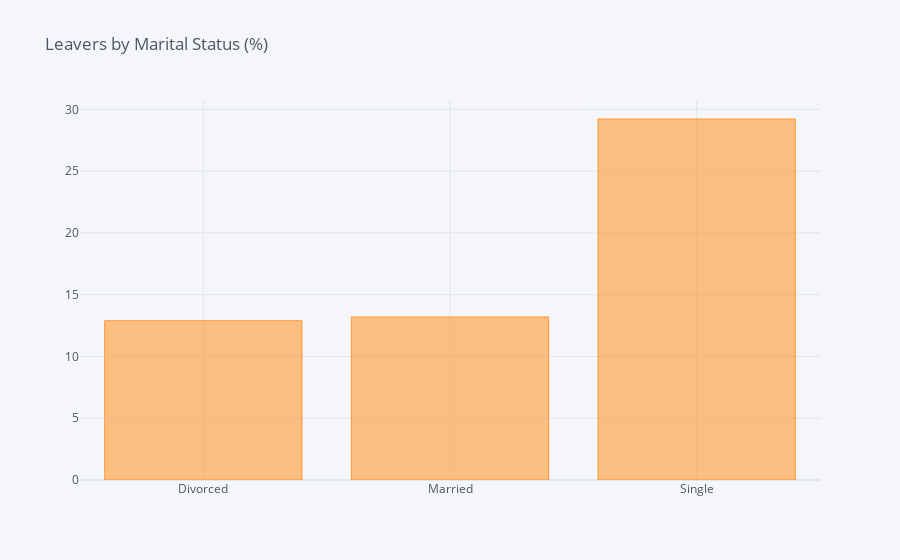

Source (notebook cell):
### Code cell
df_Marital = pd.DataFrame(columns=["MaritalStatus", "% of Leavers"])
i=0
for field in list(df['MaritalStatus'].unique()):
    ratio = df[(df['MaritalStatus']==field)&(df['Turnover']=="Yes")].shape[0] / df[df['MaritalStatus']==field].shape[0]
    df_Marital.loc[i] = (field, ratio*100)
    i += 1
    print("In {}, the ratio of leavers is {:.2f}%".format(field, ratio*100))    
df_MF = df_Marital.groupby(by="MaritalStatus").sum()
df_MF.iplot(kind='bar',title='Leavers by Marital Status (%)')

### Figure 1 — Plotly figure (JSON) as saved in the notebook; plotly's stock layout.template omitted (floating-point values rounded to 4 significant figures)
{"data": [{"marker": {"color": "rgba(255, 153, 51, 0.6)", "line": {"color": "rgba(255, 153, 51, 1.0)", "width": 1}}, "name": "% of Leavers", "orientation": "v", "text": "", "type": "bar", "x": ["Divorced", "Married", "Single"], "y": [12.89, 13.2, 29.22]}], "layout": {"legend": {"bgcolor": "#F5F6F9", "font": {"color": "#4D5663"}}, "paper_bgcolor": "#F5F6F9", "plot_bgcolor": "#F5F6F9", "title": {"font": {"color": "#4D5663"}, "text": "Leavers by Marital Status (%)"}, "xaxis": {"gridcolor": "#E1E5ED", "showgrid": true, "tickfont": {"color": "#4D5663"}, "title": {"font": {"color": "#4D5663"}, "text": ""}, "zerolinecolor": "#E1E5ED"}, "yaxis": {"gridcolor": "#E1E5ED", "showgrid": true, "tickfont": {"color": "#4D5663"}, "title": {"font": {"color": "#4D5663"}, "text": ""}, "zerolinecolor": "#E1E5ED"}}}
